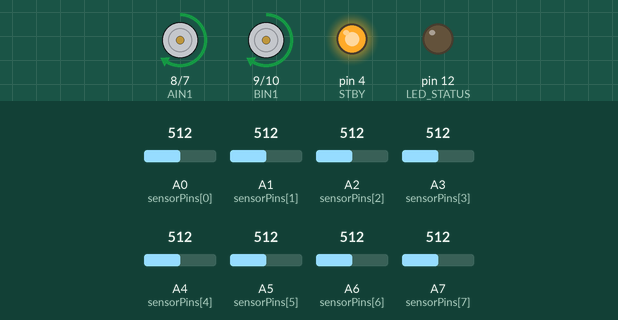
Bench run of a sketch on a simulated Arduino Nano, built with avr-gcc and run on an emulated ATmega328P. Shown: motor-driver pin pairs drawn as motors (green arrow = first pin HIGH = forward, orange = second pin HIGH = backward, longer = more drive, scaled by the enable pin, stopped while the standby pin is LOW), output pins drawn as LEDs (lit = HIGH). The inputs (shaded band) are chosen by the test bench; at power-on: A0 (sensorPins[0]) = 512, A3 (sensorPins[3]) = 512, A5 (sensorPins[5]) = 512, A4 (sensorPins[4]) = 512, A6 (sensorPins[6]) = 512, A2 (sensorPins[2]) = 512, A1 (sensorPins[1]) = 512, A7 (sensorPins[7]) = 512.

Above: at 1.2 s.
1.3 s: A0 (sensorPins[0]) set to 716
At 2.4 s:
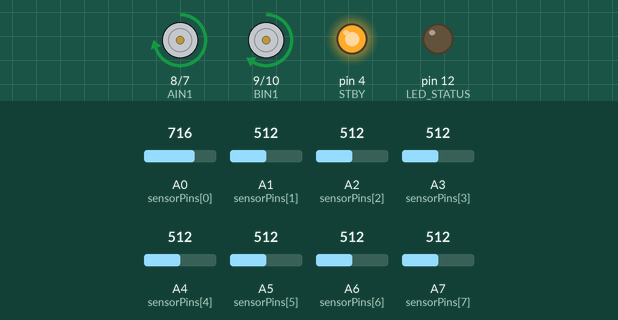
2.8 s: A3 (sensorPins[3]) set to 716
At 3.5 s:
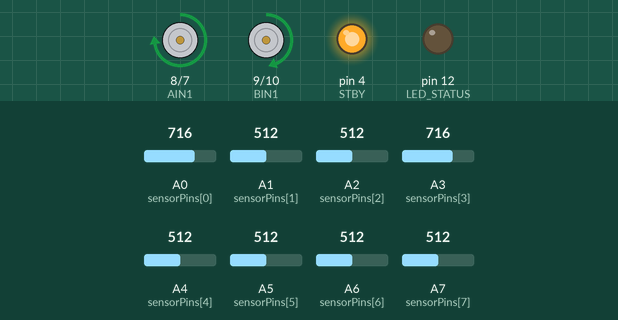
4.3 s: A5 (sensorPins[5]) set to 716
At 4.7 s:
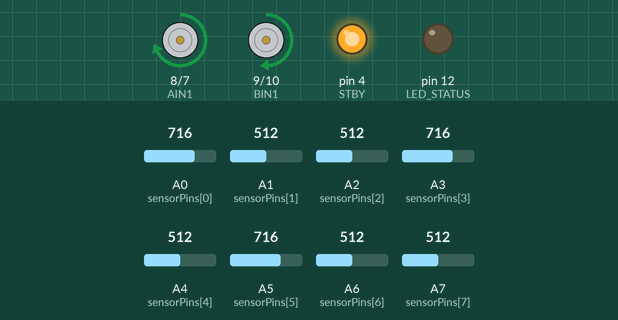
5.8 s: A4 (sensorPins[4]) set to 716
At 7.0 s:
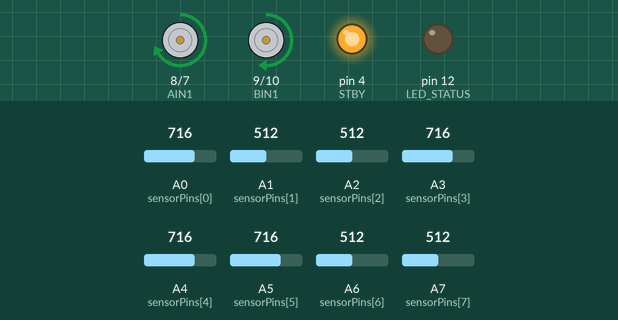
7.3 s: A6 (sensorPins[6]) set to 716
At 8.1 s:
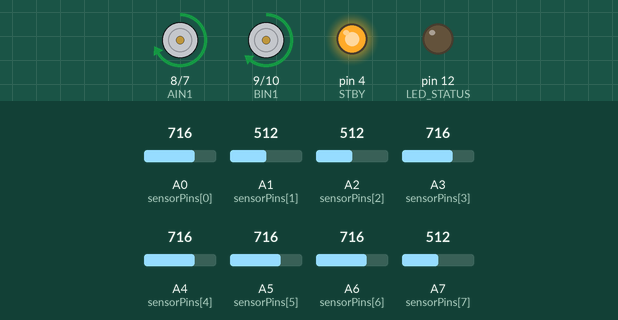
8.8 s: A2 (sensorPins[2]) set to 306
At 9.3 s:
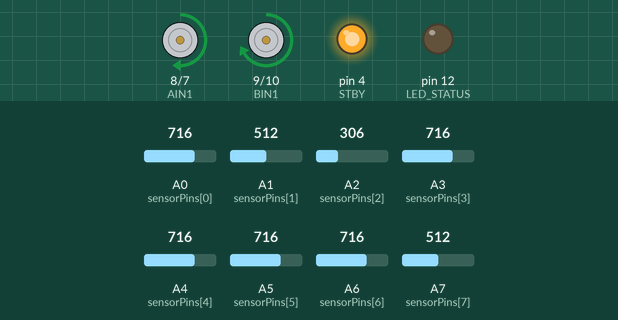
Timing chart, 0 to 11.3 s (numbered marks = the images above; inputs shaded):
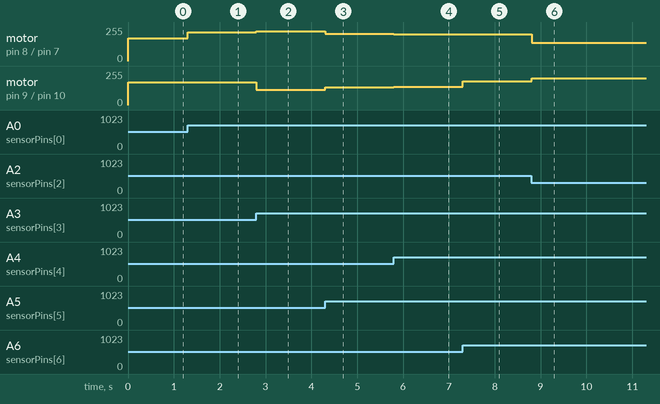

The sketch:

LineFollower.ino
```cpp
/*
 ==============================================================================
  Project: Arduino Nano PID Line Follower Robot
  Author:  Neil Gibson Pinto
  Hardware: Custom Arduino Nano Line Follower PCB
            - Controller: Arduino Nano (ATmega328P)
            - Motor Driver: SparkFun TB6612FNG Module (ROB-14450)
            - Sensor Array: 8-Channel Analog IR Sensor Bar (A0 - A7)
            - Indicator: Status LED (D12)
            - Control: Start Button (D2), Calibration Button (D3)
 ==============================================================================
*/

// ------------ Sensor Configuration ------------
#define NUM_SENSORS 8
const int sensorPins[NUM_SENSORS] = {A0, A1, A2, A3, A4, A5, A6, A7};
int sensorValue[NUM_SENSORS];

// ------------ TB6612FNG Motor Driver Pins ------------
#define STBY 4    // Standby enable pin (Active HIGH)
#define PWMA 5    // Left Motor Speed (PWM)
#define AIN2 7    // Left Motor Direction 2
#define AIN1 8    // Left Motor Direction 1

#define PWMB 6    // Right Motor Speed (PWM)
#define BIN1 9    // Right Motor Direction 1
#define BIN2 10   // Right Motor Direction 2

// ------------ User Interface Pins ------------
#define BTN_START 2       // Start / Run Button (Active LOW)
#define BTN_CALIBRATE 3   // Sensor Calibration Button (Active LOW)
#define LED_STATUS 12     // Status LED Indicator

// ------------ PID Controller Parameters ------------
float Kp = 0.25;
float Ki = 0.00;
float Kd = 3.50;

float error = 0;
float previousError = 0;
float integral = 0;
float derivative = 0;
float correction = 0;

int baseSpeed = 170;
int maxSpeed = 255;

// Sensor position weights across the array
const int weights[8] = {-3500, -2500, -1500, -500, 500, 1500, 2500, 3500};

void setup()
{
  // Motor control pins
  pinMode(STBY, OUTPUT);
  pinMode(AIN1, OUTPUT);
  pinMode(AIN2, OUTPUT);
  pinMode(BIN1, OUTPUT);
  pinMode(BIN2, OUTPUT);

  // Push button inputs with internal pull-up resistors
  pinMode(BTN_START, INPUT_PULLUP);
  pinMode(BTN_CALIBRATE, INPUT_PULLUP);

  // Status indicator LED
  pinMode(LED_STATUS, OUTPUT);
  digitalWrite(LED_STATUS, LOW);

  // Enable motor driver
  digitalWrite(STBY, HIGH);

  Serial.begin(115200);

  // Optional: Wait for START button press before running
  // while (digitalRead(BTN_START) == HIGH) { delay(10); }
  // digitalWrite(LED_STATUS, HIGH);
}

void loop()
{
  readSensors();

  error = calculateError();

  integral += error;
  derivative = error - previousError;

  correction = (Kp * error) + (Ki * integral) + (Kd * derivative);

  previousError = error;

  int leftSpeed = baseSpeed + correction;
  int rightSpeed = baseSpeed - correction;

  leftSpeed = constrain(leftSpeed, -255, 255);
  rightSpeed = constrain(rightSpeed, -255, 255);

  setMotor(leftSpeed, rightSpeed);
}

// ----------------------------------------------------------------------------
// Read Analog Values from all 8 Sensors
// ----------------------------------------------------------------------------
void readSensors()
{
  for (int i = 0; i < NUM_SENSORS; i++)
  {
    sensorValue[i] = analogRead(sensorPins[i]);
  }
}

// ----------------------------------------------------------------------------
// Calculate Line Position Error using Weighted Average
// ----------------------------------------------------------------------------
float calculateError()
{
  long weightedSum = 0;
  long total = 0;

  for (int i = 0; i < NUM_SENSORS; i++)
  {
    int value = 1023 - sensorValue[i];
    if (value < 0) value = 0;

    weightedSum += (long)value * weights[i];
    total += value;
  }

  // If line is lost, hold the last turn direction
  if (total == 0)
  {
    if (previousError > 0)
      return 3500;
    else
      return -3500;
  }

  return (float)weightedSum / total;
}

// ----------------------------------------------------------------------------
// Differential Drive Motor Output
// ----------------------------------------------------------------------------
void setMotor(int left, int right)
{
  // Left Motor Control
  if (left >= 0)
  {
    digitalWrite(AIN1, HIGH);
    digitalWrite(AIN2, LOW);
  }
  else
  {
    digitalWrite(AIN1, LOW);
    digitalWrite(AIN2, HIGH);
    left = -left;
  }

  // Right Motor Control
  if (right >= 0)
  {
    digitalWrite(BIN1, HIGH);
    digitalWrite(BIN2, LOW);
  }
  else
  {
    digitalWrite(BIN1, LOW);
    digitalWrite(BIN2, HIGH);
    right = -right;
  }

  left = constrain(left, 0, maxSpeed);
  right = constrain(right, 0, maxSpeed);

  analogWrite(PWMA, left);
  analogWrite(PWMB, right);
}
```

Measured:
- after the input at 1.3 s, motor on pin 8 (AIN1) / pin 7 (AIN2): forward 170/255 → forward 215/255 at once
- after the input at 2.8 s, motor on pin 8 (AIN1) / pin 7 (AIN2): forward 215/255 → forward 225/255 at once; motor on pin 9 (BIN1) / pin 10 (BIN2): forward 170/255 → forward 114/255 at once
- after the input at 4.3 s, motor on pin 8 (AIN1) / pin 7 (AIN2): forward 225/255 → forward 206/255 at once; motor on pin 9 (BIN1) / pin 10 (BIN2): forward 114/255 → forward 133/255 at once
- after the input at 5.8 s, motor on pin 8 (AIN1) / pin 7 (AIN2): forward 206/255 → forward 201/255 at once; motor on pin 9 (BIN1) / pin 10 (BIN2): forward 133/255 → forward 138/255 at once
- after the input at 7.3 s, motor on pin 9 (BIN1) / pin 10 (BIN2): forward 138/255 → forward 178/255 at once
- after the input at 8.8 s, motor on pin 8 (AIN1) / pin 7 (AIN2): forward 201/255 → forward 138/255 at once; motor on pin 9 (BIN1) / pin 10 (BIN2): forward 178/255 → forward 201/255 at once
